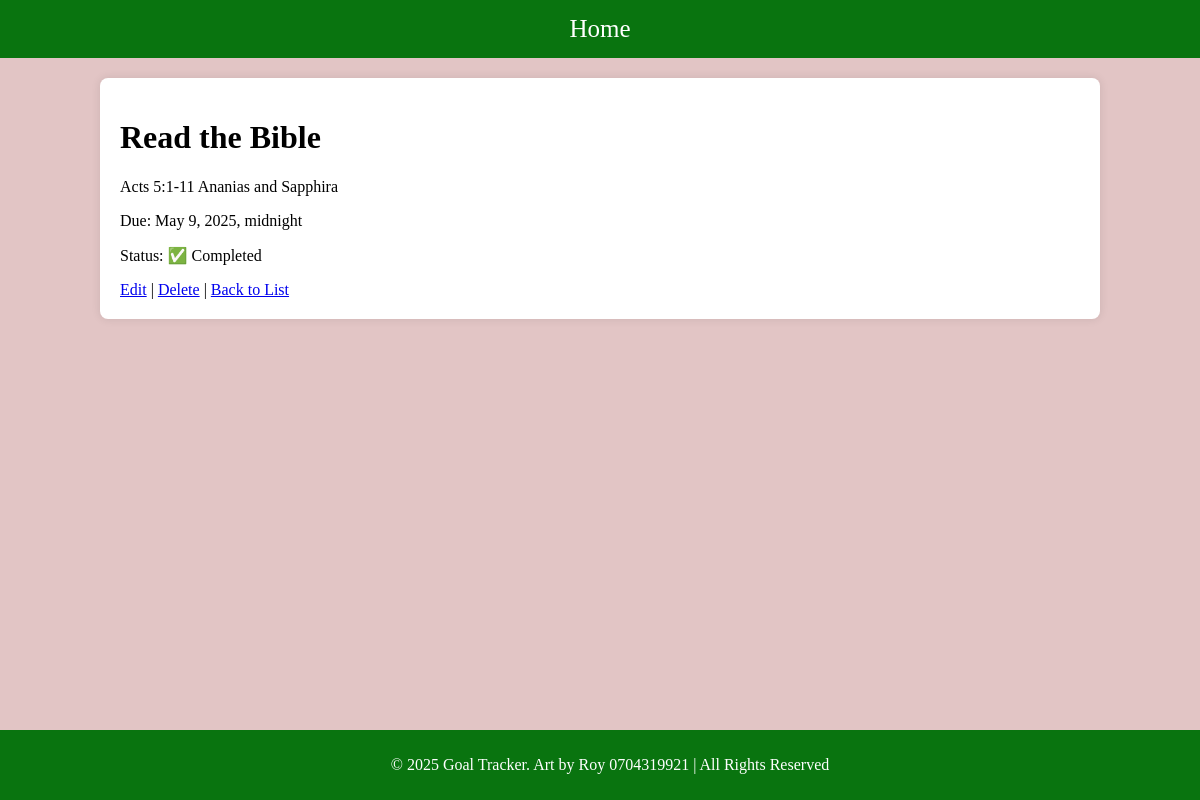
Screenshot of /goal/6/ with the database file from the repository.
### base/models.py (models this page shows, shortened)
class Goal(models.Model):
    title = models.CharField(max_length = 100)
    description = models.TextField(blank = True)
    created_at = models.DateTimeField(auto_now_add=True)
    due_date = models.DateTimeField(blank=True,null=True)
    is_completed = models.BooleanField(default=False)
    class Meta:
        ordering = ["-is_completed"]

### base/views.py (the view)
# urls.py: path('goal/<int:pk>/', views.GoalDetailView.as_view(), name='goal_detail'),
class GoalDetailView(DetailView):
    model = Goal
    template_name = 'base/goal_detail.html'

### base/templates/base/goal_detail.html
{% extends 'base/main.html' %}
{% block content %}
  <h1>{{ object.title }}</h1>
  <p>{{ object.description }}</p>
  <p>Due: {{ object.due_date }}</p>
  <p>Status: {% if object.is_completed %}✅ Completed{% else %}⏳ In Progress{% endif %}</p>
  <a href="{% url 'goal_edit' object.pk %}">Edit</a> |
  <a href="{% url 'goal_delete' object.pk %}">Delete</a> |
  <a href="{% url 'goal_list' %}">Back to List</a>
{% endblock %}

### base/templates/base/main.html (style rules this page uses)
body { font-family: Times, monospace; margin: 0; padding: 0; background-color: #e2c5c5; }

### rows the page displays
Goal: title "Read the Bible", description "Acts 5:1-11 Ananias and Sapphira", due_date "May 9, 2025, midnight"
